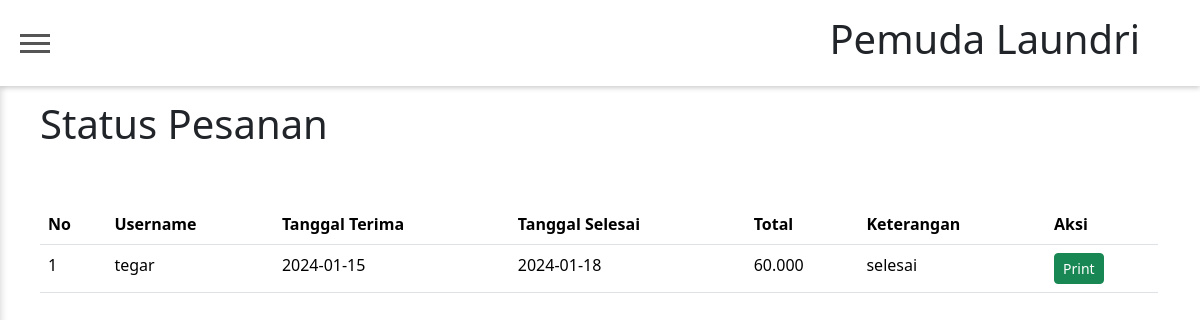
The app's page /status/status_index.php with its own data.
### tables this page shows
CREATE TABLE `status` (
  `id` int(11) NOT NULL,
  `username` varchar(255) NOT NULL,
  `tgl_terima` date NOT NULL,
  `tgl_selesai` date DEFAULT NULL,
  `jumlah_total_harga` decimal(10,2) NOT NULL,
  `keterangan` enum('proses','selesai') NOT NULL
);

### status/status_index.php (the view, shortened to what this page needs)
<?php
require_once '../config.php';
$query = "SELECT * FROM status";
$result = mysqli_query($connect, $query);
?>
<!DOCTYPE html>
<html lang="en">
<head>
    <link href="https://cdn.jsdelivr.net/npm/bootstrap@5.3.2/dist/css/bootstrap.min.css" rel="stylesheet"
>
</head>
<body>
    <header class="header">
        <button type="button" class="toggle" id="toggle">
            <span></span>
        </button>
        <h1>Pemuda Laundri</h1>
    </header>
    <div class="container">
        <div class="box-header">
            <h1>Status Pesanan</h1>
            <br>
        </div>
        <br>
        <table class="table">
            <thead>
                <tr>
                    <th>No</th>
                    <th>Username</th>
                    <th>Tanggal Terima</th>
                    <th>Tanggal Selesai</th>
                    <th>Total</th>
                    <th>Keterangan</th>
                    <th>Aksi</th>
                </tr>
            </thead>
            <tbody>
                <?php
                if (mysqli_num_rows($result) > 0) {
                    $no = 1;
                    while ($row = mysqli_fetch_assoc($result)) {
                        echo "<tr>";
                        echo "<td>{$no}</td>";
                        echo "<td>{$row['username']}</td>";
                        echo "<td>{$row['tgl_terima']}</td>";
                        echo "<td>{$row['tgl_selesai']}</td>";
                        $total_formatted = number_format($row['jumlah_total_harga'], 0, ',', '.');
                        echo "<td>{$total_formatted}</td>";
                        echo "<td>{$row['keterangan']}</td>";
                        if ($row['keterangan'] === 'selesai') {
                            echo "<td class='button-column'>";
                            echo "<a href='status_print.php?id={$row['id']}' class='btn btn-success btn-sm' target='_blank'>Print</a>";
                            echo "</td>";
                        } else {
                            echo "<td></td>";
                        }
                        echo "</tr>";
                        $no++;
                    }
                } else {
                    echo "<tr><td colspan='7'>Tidak ada data status untuk username ini.</td></tr>";
                }
                ?>
            </tbody>
        </table>
    </div>
</body>
</html>

### status/status_index.php (style rules this page uses)
* { margin: 0; padding: 0; }
body { background-color: white; }
.header { background: #fff; box-shadow: 0 2px 5px rgba(0, 0, 0, 0.2); padding: 15px 20px; width: 100%; position: fixed; top: 0; left: 0; z-index: 9; display: flex; align-items: center; justify-content: space-between; padding-right: 20px; }
.toggle { background: transparent; border: none; width: 30px; height: 30px; cursor: pointer; outline: 0; }
.toggle span { width: 30px; height: 3px; background: #555; display: block; position: relative; cursor: pointer; }
.toggle span:before, .toggle span:after { content: ''; position: absolute; left: 0; width: 100%; height: 100%; background: #555; transition: all 0.3s ease-out; }
.toggle span:before { top: -8px; }
.toggle span:after { top: 8px; }
.header h1 { margin-right: 40px; }
.container { padding-top: 100px; padding-left: 10px; }

### records on screen
status: username "tegar", tgl_terima "2024-01-15", tgl_selesai "2024-01-18", jumlah_total_harga "60.000", keterangan "selesai"
